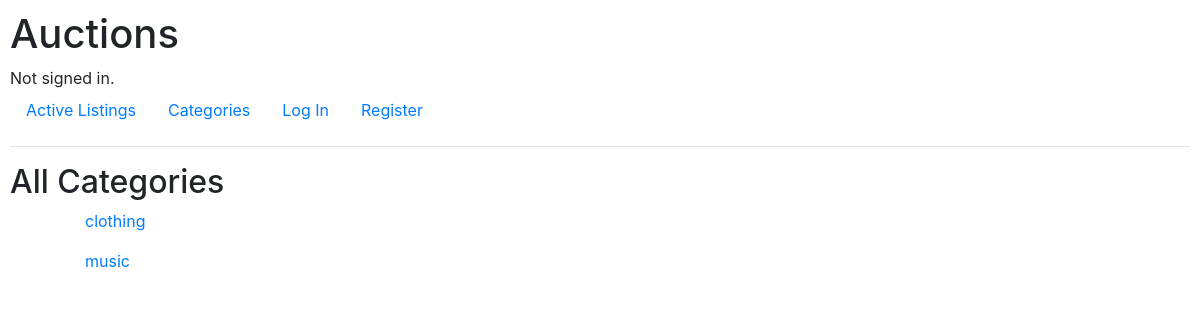
The page /categories on the database as committed earlier.
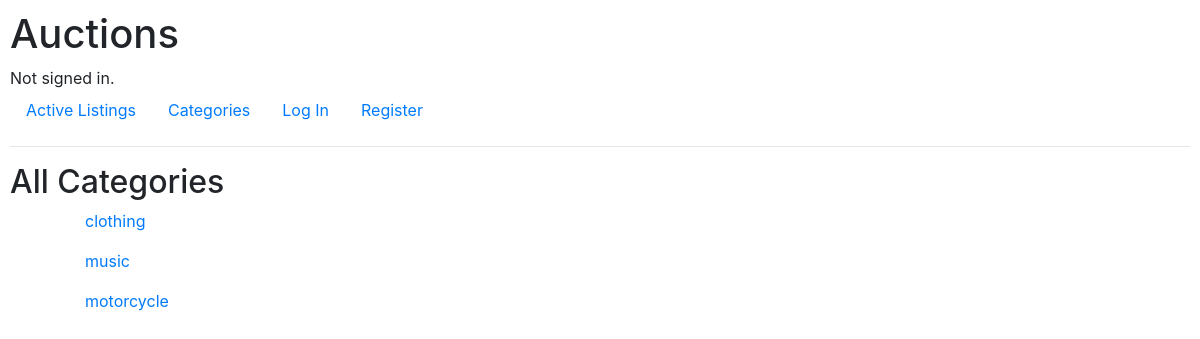
The same page on the database as committed later.
### auctions/models.py (models this page shows)
class categoryModel(models.Model):
    name = models.CharField(max_length=64)

### auctions/views.py (the view)
# urls.py: path("categories", views.categories_view, name="categoriesPage"),
def categories_view(request):
    return render(request, "auctions/categories.html",{
        "categories": categoryModel.objects.all()
    })

### auctions/templates/auctions/categories.html
{% extends "auctions/layout.html" %}
{% block body %}
    <h2>All Categories</h2>
    <div class="container">
        {% for category in categories %}
        <ul>
            <a href="{% url 'categoryPage' categoryName=category.name %}">{{category.name}}</a>
        </ul>
        {% endfor %}
    </div>
{% endblock %}

### auctions/templates/auctions/layout.html (shortened to what this page needs)
{% load static %}
<!DOCTYPE html>
<html lang="en">
    <head>
        <link rel="stylesheet" href="https://stackpath.bootstrapcdn.com/bootstrap/4.4.1/css/bootstrap.min.css">
        <link href="{% static 'auctions/styles.css' %}" rel="stylesheet">
    </head>
    <body>
        <h1>Auctions</h1>
        <div>
            {% if user.is_authenticated %}
                Signed in as <strong>{{ user.username }}</strong>.
            {% else %}
                Not signed in.
            {% endif %}
        </div>
        <ul class="nav">
            <li class="nav-item">
                <a class="nav-link" href="{% url 'index' %}">Active Listings</a>
            </li>
            <li class="nav-item">
                <a class="nav-link" href="{% url 'categoriesPage' %}">Categories</a>
            </li>
            {% if user.is_authenticated %}
                <li class="nav-item">
                    <a class="nav-link" href="{% url 'logout' %}">Log Out</a>
                </li>
                <li class="nav-item">
                    <a class="nav-link" href="{% url 'newAuction' %}">Create Listing</a>
                </li>
                <li class="nav-item">
                    <a class="nav-link" href="{% url 'watchlist' %}">Watchlist</a>
                </li>
            {% else %}
                <li class="nav-item">
                    <a class="nav-link" href="{% url 'login' %}">Log In</a>
                </li>
                <li class="nav-item">
                    <a class="nav-link" href="{% url 'register' %}">Register</a>
                </li>
            {% endif %}
        </ul>
        <hr>
        {% block body %}
        {% endblock %}
    </body>
</html>

### auctions/static/auctions/styles.css (style rules this page uses)
body { padding: 10px; }

Rows that differ between the two databases and show on the page:
added categoryModel: name "motorcycle"
